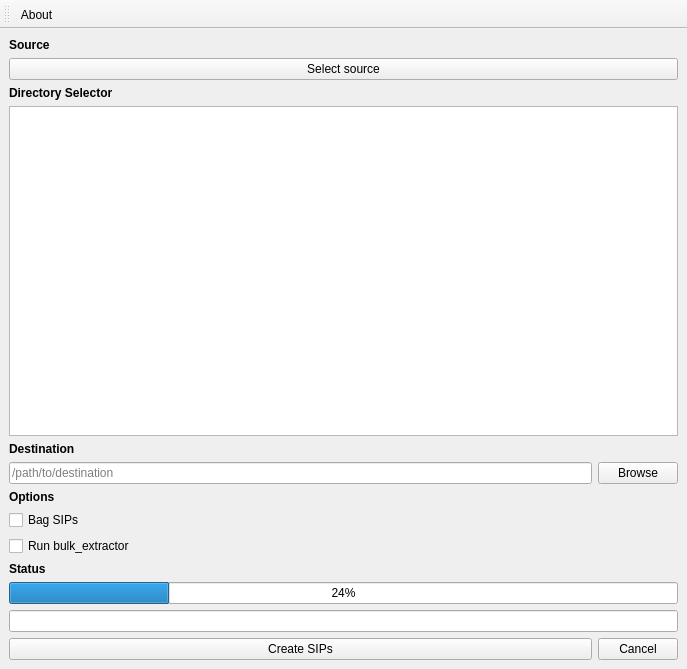
<?xml version="1.0" encoding="UTF-8"?>
<ui version="4.0">
 <class>MainWindow</class>
 <widget class="QMainWindow" name="MainWindow">
  <property name="geometry">
   <rect>
    <x>0</x>
    <y>0</y>
    <width>687</width>
    <height>669</height>
   </rect>
  </property>
  <property name="windowTitle">
   <string>Folder Processor</string>
  </property>
  <widget class="QWidget" name="centralwidget">
   <layout class="QGridLayout" name="gridLayout">
    <item row="13" column="0" colspan="2">
     <widget class="QProgressBar" name="progressBar">
      <property name="value">
       <number>24</number>
      </property>
     </widget>
    </item>
    <item row="9" column="0">
     <widget class="QLabel" name="label">
      <property name="text">
       <string>&lt;html&gt;&lt;head/&gt;&lt;body&gt;&lt;p&gt;&lt;span style=&quot; font-weight:600;&quot;&gt;Options&lt;/span&gt;&lt;/p&gt;&lt;/body&gt;&lt;/html&gt;</string>
      </property>
     </widget>
    </item>
    <item row="10" column="0">
     <widget class="QCheckBox" name="bagSIPs">
      <property name="text">
       <string>Bag SIPs</string>
      </property>
     </widget>
    </item>
    <item row="17" column="1">
     <widget class="QPushButton" name="cancelBtn">
      <property name="text">
       <string>Cancel</string>
      </property>
     </widget>
    </item>
    <item row="11" column="0">
     <widget class="QCheckBox" name="bulkExt">
      <property name="text">
       <string>Run bulk_extractor</string>
      </property>
     </widget>
    </item>
    <item row="7" column="0">
     <widget class="QLabel" name="label_3">
      <property name="text">
       <string>&lt;html&gt;&lt;head/&gt;&lt;body&gt;&lt;p&gt;&lt;span style=&quot; font-weight:600;&quot;&gt;Destination&lt;/span&gt;&lt;/p&gt;&lt;/body&gt;&lt;/html&gt;</string>
      </property>
     </widget>
    </item>
    <item row="0" column="0">
     <widget class="QLabel" name="label_5">
      <property name="text">
       <string>&lt;html&gt;&lt;head/&gt;&lt;body&gt;&lt;p&gt;&lt;span style=&quot; font-weight:600;&quot;&gt;Source&lt;/span&gt;&lt;/p&gt;&lt;/body&gt;&lt;/html&gt;</string>
      </property>
     </widget>
    </item>
    <item row="8" column="0">
     <widget class="QLineEdit" name="destination">
      <property name="placeholderText">
       <string>/path/to/destination</string>
      </property>
     </widget>
    </item>
    <item row="12" column="0">
     <widget class="QLabel" name="label_4">
      <property name="text">
       <string>&lt;html&gt;&lt;head/&gt;&lt;body&gt;&lt;p&gt;&lt;span style=&quot; font-weight:600;&quot;&gt;Status&lt;/span&gt;&lt;/p&gt;&lt;/body&gt;&lt;/html&gt;</string>
      </property>
     </widget>
    </item>
    <item row="14" column="0" colspan="2">
     <widget class="QLineEdit" name="status"/>
    </item>
    <item row="17" column="0">
     <widget class="QPushButton" name="processBtn">
      <property name="text">
       <string>Create SIPs</string>
      </property>
     </widget>
    </item>
    <item row="8" column="1">
     <widget class="QPushButton" name="destinationBtn">
      <property name="text">
       <string>Browse</string>
      </property>
     </widget>
    </item>
    <item row="4" column="0">
     <widget class="QLabel" name="label_2">
      <property name="text">
       <string>&lt;html&gt;&lt;head/&gt;&lt;body&gt;&lt;p&gt;&lt;span style=&quot; font-weight:600;&quot;&gt;Directory Selector&lt;/span&gt;&lt;/p&gt;&lt;/body&gt;&lt;/html&gt;</string>
      </property>
     </widget>
    </item>
    <item row="5" column="0" colspan="2">
     <widget class="QTreeView" name="treeView"/>
    </item>
    <item row="3" column="0" colspan="2">
     <widget class="QPushButton" name="sourceBtn">
      <property name="text">
       <string>Select source</string>
      </property>
     </widget>
    </item>
   </layout>
  </widget>
  <widget class="QToolBar" name="toolBar">
   <property name="windowTitle">
    <string>toolBar</string>
   </property>
   <attribute name="toolBarArea">
    <enum>TopToolBarArea</enum>
   </attribute>
   <attribute name="toolBarBreak">
    <bool>false</bool>
   </attribute>
   <addaction name="actionAbout"/>
  </widget>
  <action name="actionAbout">
   <property name="text">
    <string>About</string>
   </property>
  </action>
 </widget>
 <resources/>
 <connections/>
</ui>
